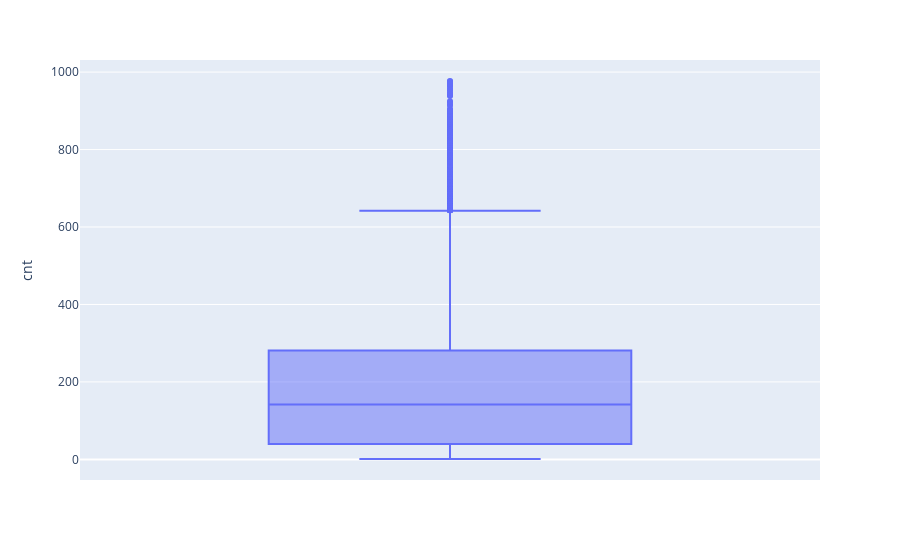

Write notebook code for a chart like this one.
### Markdown cell above
### **• Dealing with Outliers:**

Identifying and addressing the data points that significantly deviate from the typical values observed in the dataset for the `cnt` variable. Outliers can skew analysis results which can have an impact in the performance of predictive models.

### Code cell
# Plotting the distribution for "cnt" values.
px.box(bike_dataset, y="cnt")

# Checked: There are a few values of `cnt` that lie well above the average, hence these should be dealt with.

### Figure 1 — Plotly figure (JSON) as saved in the notebook; plotly's stock layout.template omitted (floating-point values rounded to 4 significant figures; data arrays with more than 128 entries replaced by an {"elided": "..."} marker saying what was removed)
{"data": [{"alignmentgroup": "True", "hovertemplate": "cnt=%{y}<extra></extra>", "legendgroup": "", "marker": {"color": "#636efa"}, "name": "", "notched": false, "offsetgroup": "", "orientation": "v", "showlegend": false, "type": "box", "x0": " ", "xaxis": "x", "y": {"elided": "17379 int values"}, "y0": " ", "yaxis": "y"}], "layout": {"boxmode": "group", "legend": {"tracegroupgap": 0}, "margin": {"t": 60}, "xaxis": {"anchor": "y", "domain": [0, 1]}, "yaxis": {"anchor": "x", "domain": [0, 1], "title": {"text": "cnt"}}}}
